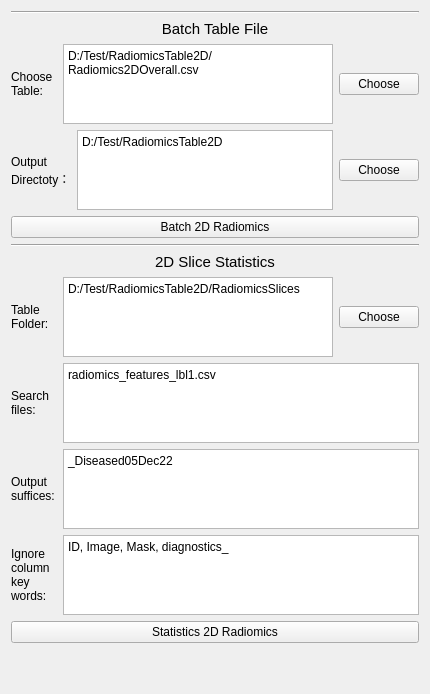
          <widget class="QWidget" name="tab">
           <attribute name="title">
            <string>Radiomics </string>
           </attribute>
           <layout class="QVBoxLayout" name="verticalLayout_2">
            <item>
             <layout class="QVBoxLayout" name="verticalLayout_LC_91">
              <item>
               <widget class="Line" name="line_277">
                <property name="orientation">
                 <enum>Qt::Horizontal</enum>
                </property>
               </widget>
              </item>
              <item>
               <widget class="QLabel" name="label_1042">
                <property name="font">
                 <font>
                  <family>Arial</family>
                  <pointsize>11</pointsize>
                  <weight>50</weight>
                  <bold>false</bold>
                 </font>
                </property>
                <property name="text">
                 <string>Batch Table File</string>
                </property>
                <property name="alignment">
                 <set>Qt::AlignCenter</set>
                </property>
               </widget>
              </item>
              <item>
               <layout class="QHBoxLayout" name="horizontalLayout_FM1_97">
                <item>
                 <widget class="QLabel" name="label_1043">
                  <property name="sizePolicy">
                   <sizepolicy hsizetype="Preferred" vsizetype="Preferred">
                    <horstretch>0</horstretch>
                    <verstretch>0</verstretch>
                   </sizepolicy>
                  </property>
                  <property name="minimumSize">
                   <size>
                    <width>46</width>
                    <height>0</height>
                   </size>
                  </property>
                  <property name="maximumSize">
                   <size>
                    <width>16777215</width>
                    <height>16777215</height>
                   </size>
                  </property>
                  <property name="text">
                   <string>Choose Table:</string>
                  </property>
                  <property name="wordWrap">
                   <bool>true</bool>
                  </property>
                 </widget>
                </item>
                <item>
                 <widget class="QPlainTextEdit" name="caseTablePathB2STxt_SIEJZ">
                  <property name="enabled">
                   <bool>true</bool>
                  </property>
                  <property name="sizePolicy">
                   <sizepolicy hsizetype="Expanding" vsizetype="Expanding">
                    <horstretch>0</horstretch>
                    <verstretch>60</verstretch>
                   </sizepolicy>
                  </property>
                  <property name="minimumSize">
                   <size>
                    <width>0</width>
                    <height>0</height>
                   </size>
                  </property>
                  <property name="maximumSize">
                   <size>
                    <width>16777215</width>
                    <height>80</height>
                   </size>
                  </property>
                  <property name="baseSize">
                   <size>
                    <width>0</width>
                    <height>0</height>
                   </size>
                  </property>
                  <property name="plainText">
                   <string>D:/Test/RadiomicsTable2D/Radiomics2DOverall.csv</string>
                  </property>
                 </widget>
                </item>
                <item>
                 <widget class="QPushButton" name="tablePathB2SBtn_SIEJZ">
                  <property name="sizePolicy">
                   <sizepolicy hsizetype="Fixed" vsizetype="Fixed">
                    <horstretch>0</horstretch>
                    <verstretch>0</verstretch>
                   </sizepolicy>
                  </property>
                  <property name="text">
                   <string>Choose</string>
                  </property>
                 </widget>
                </item>
               </layout>
              </item>
              <item>
               <layout class="QHBoxLayout" name="horizontalLayout_FM1_102">
                <item>
                 <widget class="QLabel" name="label_1059">
                  <property name="sizePolicy">
                   <sizepolicy hsizetype="Preferred" vsizetype="Preferred">
                    <horstretch>0</horstretch>
                    <verstretch>0</verstretch>
                   </sizepolicy>
                  </property>
                  <property name="minimumSize">
                   <size>
                    <width>46</width>
                    <height>0</height>
                   </size>
                  </property>
                  <property name="maximumSize">
                   <size>
                    <width>16777215</width>
                    <height>16777215</height>
                   </size>
                  </property>
                  <property name="text">
                   <string>Output Directoty：</string>
                  </property>
                  <property name="wordWrap">
                   <bool>true</bool>
                  </property>
                 </widget>
                </item>
                <item>
                 <widget class="QPlainTextEdit" name="outputFolderPathB2STxt_SIEJZ">
                  <property name="enabled">
                   <bool>true</bool>
                  </property>
                  <property name="sizePolicy">
                   <sizepolicy hsizetype="Expanding" vsizetype="Expanding">
                    <horstretch>0</horstretch>
                    <verstretch>60</verstretch>
                   </sizepolicy>
                  </property>
                  <property name="minimumSize">
                   <size>
                    <width>0</width>
                    <height>0</height>
                   </size>
                  </property>
                  <property name="maximumSize">
                   <size>
                    <width>16777215</width>
                    <height>80</height>
                   </size>
                  </property>
                  <property name="baseSize">
                   <size>
                    <width>0</width>
                    <height>0</height>
                   </size>
                  </property>
                  <property name="plainText">
                   <string>D:/Test/RadiomicsTable2D</string>
                  </property>
                 </widget>
                </item>
                <item>
                 <widget class="QPushButton" name="Choose2DOutputDirB2SBtn_SIEJZ">
                  <property name="sizePolicy">
                   <sizepolicy hsizetype="Fixed" vsizetype="Fixed">
                    <horstretch>0</horstretch>
                    <verstretch>0</verstretch>
                   </sizepolicy>
                  </property>
                  <property name="text">
                   <string>Choose</string>
                  </property>
                 </widget>
                </item>
               </layout>
              </item>
              <item>
               <widget class="QPushButton" name="BatchB2SBtn_SIEJZ">
                <property name="text">
                 <string>Batch 2D Radiomics</string>
                </property>
               </widget>
              </item>
             </layout>
            </item>
            <item>
             <layout class="QVBoxLayout" name="verticalLayout_LC_94">
              <item>
               <widget class="Line" name="line_278">
                <property name="orientation">
                 <enum>Qt::Horizontal</enum>
                </property>
               </widget>
              </item>
              <item>
               <widget class="QLabel" name="label_1044">
                <property name="font">
                 <font>
                  <family>Arial</family>
                  <pointsize>11</pointsize>
                  <weight>50</weight>
                  <bold>false</bold>
                 </font>
                </property>
                <property name="text">
                 <string>2D Slice Statistics</string>
                </property>
                <property name="alignment">
                 <set>Qt::AlignCenter</set>
                </property>
               </widget>
              </item>
              <item>
               <layout class="QHBoxLayout" name="horizontalLayout_FM1_98">
                <item>
                 <widget class="QLabel" name="label_1055">
                  <property name="sizePolicy">
                   <sizepolicy hsizetype="Preferred" vsizetype="Preferred">
                    <horstretch>0</horstretch>
                    <verstretch>0</verstretch>
                   </sizepolicy>
                  </property>
                  <property name="minimumSize">
                   <size>
                    <width>46</width>
                    <height>0</height>
                   </size>
                  </property>
                  <property name="maximumSize">
                   <size>
                    <width>16777215</width>
                    <height>16777215</height>
                   </size>
                  </property>
                  <property name="text">
                   <string>Table Folder:</string>
                  </property>
                  <property name="wordWrap">
                   <bool>true</bool>
                  </property>
                 </widget>
                </item>
                <item>
                 <widget class="QPlainTextEdit" name="inDirPathB2STxt_SIEJZ">
                  <property name="enabled">
                   <bool>true</bool>
                  </property>
                  <property name="sizePolicy">
                   <sizepolicy hsizetype="Expanding" vsizetype="Expanding">
                    <horstretch>0</horstretch>
                    <verstretch>60</verstretch>
                   </sizepolicy>
                  </property>
                  <property name="minimumSize">
                   <size>
                    <width>0</width>
                    <height>0</height>
                   </size>
                  </property>
                  <property name="maximumSize">
                   <size>
                    <width>16777215</width>
                    <height>80</height>
                   </size>
                  </property>
                  <property name="baseSize">
                   <size>
                    <width>0</width>
                    <height>0</height>
                   </size>
                  </property>
                  <property name="plainText">
                   <string>D:/Test/RadiomicsTable2D/RadiomicsSlices</string>
                  </property>
                 </widget>
                </item>
                <item>
                 <widget class="QPushButton" name="tableFolderPathB2SBtn_SIEJZ">
                  <property name="sizePolicy">
                   <sizepolicy hsizetype="Fixed" vsizetype="Fixed">
                    <horstretch>0</horstretch>
                    <verstretch>0</verstretch>
                   </sizepolicy>
                  </property>
                  <property name="text">
                   <string>Choose</string>
                  </property>
                 </widget>
                </item>
               </layout>
              </item>
              <item>
               <layout class="QHBoxLayout" name="horizontalLayout_FM1_100">
                <item>
                 <widget class="QLabel" name="label_1057">
                  <property name="sizePolicy">
                   <sizepolicy hsizetype="Preferred" vsizetype="Preferred">
                    <horstretch>0</horstretch>
                    <verstretch>0</verstretch>
                   </sizepolicy>
                  </property>
                  <property name="minimumSize">
                   <size>
                    <width>46</width>
                    <height>0</height>
                   </size>
                  </property>
                  <property name="maximumSize">
                   <size>
                    <width>16777215</width>
                    <height>16777215</height>
                   </size>
                  </property>
                  <property name="text">
                   <string>Search files:</string>
                  </property>
                  <property name="wordWrap">
                   <bool>true</bool>
                  </property>
                 </widget>
                </item>
                <item>
                 <widget class="QPlainTextEdit" name="searchFilesB2STxt_SIEJZ">
                  <property name="enabled">
                   <bool>true</bool>
                  </property>
                  <property name="sizePolicy">
                   <sizepolicy hsizetype="Expanding" vsizetype="Expanding">
                    <horstretch>0</horstretch>
                    <verstretch>60</verstretch>
                   </sizepolicy>
                  </property>
                  <property name="minimumSize">
                   <size>
                    <width>0</width>
                    <height>0</height>
                   </size>
                  </property>
                  <property name="maximumSize">
                   <size>
                    <width>16777215</width>
                    <height>80</height>
                   </size>
                  </property>
                  <property name="baseSize">
                   <size>
                    <width>0</width>
                    <height>0</height>
                   </size>
                  </property>
                  <property name="plainText">
                   <string>radiomics_features_lbl1.csv</string>
                  </property>
                 </widget>
                </item>
               </layout>
              </item>
              <item>
               <layout class="QHBoxLayout" name="horizontalLayout_FM1_99">
                <item>
                 <widget class="QLabel" name="label_1056">
                  <property name="sizePolicy">
                   <sizepolicy hsizetype="Preferred" vsizetype="Preferred">
                    <horstretch>0</horstretch>
                    <verstretch>0</verstretch>
                   </sizepolicy>
                  </property>
                  <property name="minimumSize">
                   <size>
                    <width>46</width>
                    <height>0</height>
                   </size>
                  </property>
                  <property name="maximumSize">
                   <size>
                    <width>16777215</width>
                    <height>16777215</height>
                   </size>
                  </property>
                  <property name="text">
                   <string>Output suffices:</string>
                  </property>
                  <property name="wordWrap">
                   <bool>true</bool>
                  </property>
                 </widget>
                </item>
                <item>
                 <widget class="QPlainTextEdit" name="outSuffsB2STxt_SIEJZ">
                  <property name="enabled">
                   <bool>true</bool>
                  </property>
                  <property name="sizePolicy">
                   <sizepolicy hsizetype="Expanding" vsizetype="Expanding">
                    <horstretch>0</horstretch>
                    <verstretch>60</verstretch>
                   </sizepolicy>
                  </property>
                  <property name="minimumSize">
                   <size>
                    <width>0</width>
                    <height>0</height>
                   </size>
                  </property>
                  <property name="maximumSize">
                   <size>
                    <width>16777215</width>
                    <height>80</height>
                   </size>
                  </property>
                  <property name="baseSize">
                   <size>
                    <width>0</width>
                    <height>0</height>
                   </size>
                  </property>
                  <property name="plainText">
                   <string>_Diseased05Dec22</string>
                  </property>
                 </widget>
                </item>
               </layout>
              </item>
              <item>
               <layout class="QHBoxLayout" name="horizontalLayout_FM1_101">
                <item>
                 <widget class="QLabel" name="label_1058">
                  <property name="sizePolicy">
                   <sizepolicy hsizetype="Preferred" vsizetype="Preferred">
                    <horstretch>0</horstretch>
                    <verstretch>0</verstretch>
                   </sizepolicy>
                  </property>
                  <property name="minimumSize">
                   <size>
                    <width>46</width>
                    <height>0</height>
                   </size>
                  </property>
                  <property name="maximumSize">
                   <size>
                    <width>16777215</width>
                    <height>16777215</height>
                   </size>
                  </property>
                  <property name="text">
                   <string>Ignore column key words:</string>
                  </property>
                  <property name="wordWrap">
                   <bool>true</bool>
                  </property>
                 </widget>
                </item>
                <item>
                 <widget class="QPlainTextEdit" name="ignoreRefsB2STxt_SIEJZ">
                  <property name="enabled">
                   <bool>true</bool>
                  </property>
                  <property name="sizePolicy">
                   <sizepolicy hsizetype="Expanding" vsizetype="Expanding">
                    <horstretch>0</horstretch>
                    <verstretch>60</verstretch>
                   </sizepolicy>
                  </property>
                  <property name="minimumSize">
                   <size>
                    <width>0</width>
                    <height>0</height>
                   </size>
                  </property>
                  <property name="maximumSize">
                   <size>
                    <width>16777215</width>
                    <height>80</height>
                   </size>
                  </property>
                  <property name="baseSize">
                   <size>
                    <width>0</width>
                    <height>0</height>
                   </size>
                  </property>
                  <property name="plainText">
                   <string>ID, Image, Mask, diagnostics_</string>
                  </property>
                 </widget>
                </item>
               </layout>
              </item>
              <item>
               <widget class="QPushButton" name="StatsB2SBtn_SIEJZ">
                <property name="text">
                 <string>Statistics 2D Radiomics</string>
                </property>
               </widget>
              </item>
             </layout>
            </item>
            <item>
             <spacer name="verticalSpacer">
              <property name="orientation">
               <enum>Qt::Vertical</enum>
              </property>
              <property name="sizeHint" stdset="0">
               <size>
                <width>20</width>
                <height>40</height>
               </size>
              </property>
             </spacer>
            </item>
           </layout>
          </widget>
